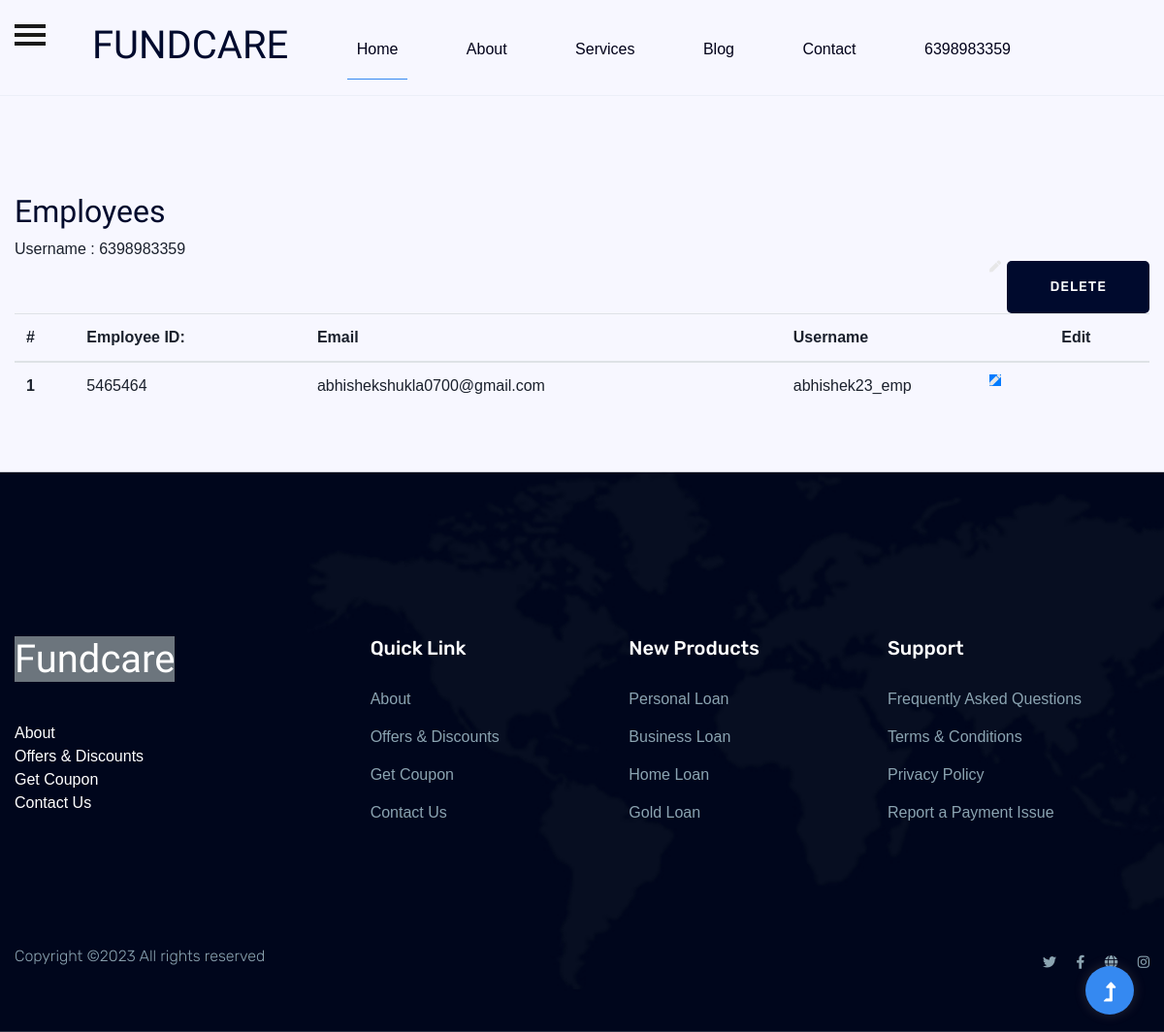
Page /dashboard/ (signed in) on the committed database.
### frenchise/models.py (models this page shows)
class frenchise_employee_register_model(models.Model):
    user = models.ForeignKey(User, on_delete=models.CASCADE)
    employee_id = models.IntegerField(default=123456)
    email = models.EmailField(null=False, blank=False, default= 'employee@gmail.com')
    name = models.CharField(max_length=100,blank=True)
    username = models.CharField(max_length=15,null=False, blank=False, default='Username')
    password = models.CharField(max_length=50)

### frenchise/views.py (the view)
# urls.py: path('dashboard/', dashboard, name= 'dashboard'),
@login_required
def dashboard(request):
    loginUser = request.user
    n = loginUser.username
    words = n.split()
    print(words)
    check = True
    print(len(n))
    if len(n) > 4:
        checkforemp  = n[-4:]
        if checkforemp == '_emp':
            check = False
    print(check)
    if loginUser.is_superuser:
        allUser = User.objects.all()
        users_without_emp = User.objects.exclude(username__endswith='_emp')
        return render(request,'frenchise/admin_dashboard.html',{'usersWithout':users_without_emp})
    if check:
        f_register = frenchise_register_model.objects.filter(user=request.user)
        e_register = frenchise_employee_register_model.objects.filter(user=request.user)
        return render(request, 'frenchise/frenchise_dashboard.html', {'e_register':e_register,'f_register':f_register})
    else:
        e_register = frenchise_employee_register_model.objects.filter(username=n)
        return render(request, 'frenchise/employesales.html', {'e_register': e_register})

### frenchise/templates/frenchise/frenchise_dashboard.html (shortened to what this page needs)
{% extends 'frenchise/base.html' %}
{% load static %}
{% block home-page %}
<main>
    <br>
    <br>
    <hr>
    <div id="wrapper">
             <div id="page-content-wrapper">
                 <button type="button" class="hamburger animated fadeInLeft is-closed" data-toggle="offcanvas">
                     <span class="hamb-top"></span>
                     <span class="hamb-middle"></span>
                     <span class="hamb-bottom"></span>
                 </button>
                 <div class="container">
                    <div class="row">
                        <div class="col-md-12">	<h2>Employees</h2> </div>
                    </div>
                    <div class="row">
                                        <div class="col-md-12">
                                            <div class="widget blank no-padding">
                                                <div class="panel panel-default work-progress-table">
                                                    <div class="panel-heading"> Username : {{request.user.username}}
                                                        <div class="dropdown rounded">
                                                            <button class="btn btn-danger pull-right"  data-title="Delete" data-toggle="modal" data-target="#delete"> Delete</button>
                                                        </div>
                                                    </div>
                                                      <i class="fa fa-pen fa-xs edit"></i>
                                                        <table class="table">
                                                            <thead>
                                                            <tr>
                                                                <th scope="col">#</th>
                                                                <th scope="col">Employee ID:</th>
                                                                <th scope="col">Email</th>
                                                                <th scope="col">Username</th>
                                                                <th>Edit</th>
                                                            </tr>
                                                            </thead>
                                                            <tbody>
                                                            {% for ad in e_register %}
                                                                <tr>
                                                                <th scope="row">{{forloop.counter}}</th>
                                                                <td>{{ad.employee_id}}</td>
                                                                <td>{{ad.email}}</td>
                                                                <td>{{ad.username}}</td>
                                                                <td><a href="{% url 'emp_details' empid=ad.id %}"><i class="fa fa-pen fa-xs edit bg-primary"></i></a></td>
                                                                </tr>
                                                        {% endfor %}
                                                            </tbody>
                                                            </table>
                                                </div>
                                            </div>
                                        </div>
                                    </div>
                </div>
             </div>
         </div>
{% endblock home-page %}

### frenchise/templates/frenchise/base.html (shortened to what this page needs)
<!doctype html>
{% load static %}
<html class="no-js" lang="zxx">
    <head>
            <link rel="stylesheet" href="{% static 'frenchise/css/bootstrap.min.css' %}">
            <link rel="stylesheet" href="{% static 'frenchise/css/owl.carousel.min.css' %}">
            <link rel="stylesheet" href="{% static 'frenchise/css/slicknav.css' %}" >
            <link rel="stylesheet" href="{% static 'frenchise/css/flaticon.css' %}">
            <link rel="stylesheet" href="{% static 'frenchise/css/animate.min.css' %}">
            <link rel="stylesheet" href="{% static 'frenchise/css/magnific-popup.css' %}">
            <link rel="stylesheet" href="{% static 'frenchise/css/fontawesome-all.min.css' %}">
            <link rel="stylesheet" href="{% static 'frenchise/css/themify-icons.css' %}">
            <link href="https://maxcdn.bootstrapcdn.com/font-awesome/4.7.0/css/font-awesome.min.css" rel="stylesheet">
            <link rel="stylesheet" href="{% static 'frenchise/css/slick.css' %}">
            <link rel="stylesheet" href="{% static 'frenchise/css/nice-select.css' %}">
            <link rel="stylesheet" href="{% static 'frenchise/css/style.css' %}">
    <link rel="stylesheet" href="https://cdnjs.cloudflare.com/ajax/libs/font-awesome/5.12.1/css/all.min.css">
 </head>
   <body>
<header>
    <div class="header-area header-transparent">
            <div class="main-header  header-sticky">
                <div class="container-fluid">
                    <div class="row align-items-center">
                        <div class="col-xl-2 col-lg-2 col-md-1">
                            <div class="logo ">
                                <a href="{% url 'home' %}"><h1>FUNDCARE</h1></a>
                            </div>
                        </div>
                        <div class="col-xl-10 col-lg-10 col-md-10">
                        <div class="menu-main d-flex align-items-center justify-content-end">
                            <div class="main-menu f-right d-none d-lg-block">
                                <nav>
                                    <ul id="navigation">
                                        <li class="active"><a href="{% url 'home' %}">Home</a></li>
                                        <li><a href="{% url 'about' %}">About</a></li>
                                        <li><a href="{% url 'services' %}">Services</a></li>
                                        <li><a href="{% url 'blog' %}">Blog</a>
                                        </li>
                                        <li><a href="{% url 'contact' %}">Contact</a></li>
                                        {% if request.user.is_authenticated %}
                                            <li><a href="#">{{ request.user.username|capfirst }}</a>
                                            </li>
                                        {% else %}
                                            <li><a href="{% url 'register' %}" class=""><i class="fa-light fa-user-plus"></i><small>Partner Dashboard</small> </a></li>
                                            <li><a href="{% url 'login' %}" class=""><i class="fa-light fa-user-plus"></i><small> Login </small> </a></li>
                                        {% endif %}
                                    </ul>
                                </nav>
                            </div>
                        </div>
                        </div>
                        <div class="col-12">
                        </div>
                    </div>
                </div>
            </div>
    </div>
</header>
{% block home-page %} {% endblock home-page %}
    <footer class="mt-5">
        <div class="footer-area">
            <div class="container-fluid">
               <div class="footer-top footer-padding">
                    <div class="row justify-content-between">
                        <div class="col-xl-3 col-lg-4 col-md-4 col-sm-6">
                            <div class="single-footer-caption mb-50">
                                <div class="single-footer-caption mb-30">
                                    <div class="footer-logo">
                                        <h1><a href="{% url 'home' %}" class="btn-secondary">Fundcare</a></h1>
                                    </div>
                                    <ul>
                                        <li><a href="#">About</a></li>
                                        <li><a href="#">Offers & Discounts</a></li>
                                        <li><a href="#">Get Coupon</a></li>
                                        <li><a href="#"> Contact Us</a></li>
                                    </ul>
                                </div>
                            </div>
                        </div>
                        <div class="col-xl-2 col-lg-2 col-md-4 col-sm-6">
                            <div class="single-footer-caption mb-50">
                                <div class="footer-tittle">
                                    <h4>Quick Link</h4>
                                    <ul>
                                        <li><a href="#">About</a></li>
                                        <li><a href="#">Offers & Discounts</a></li>
                                        <li><a href="#">Get Coupon</a></li>
                                        <li><a href="#"> Contact Us</a></li>
                                    </ul>
                                </div>
                            </div>
                        </div>
                        <div class="col-xl-2 col-lg-3 col-md-4 col-sm-6">
                            <div class="single-footer-caption mb-50">
                                <div class="footer-tittle">
                                    <h4>New Products</h4>
                                    <ul>
                                        <li><a href="#">Personal Loan</a></li>
                                        <li><a href="#">Business Loan</a></li>
                                        <li><a href="#">Home Loan</a></li>
                                        <li><a href="#">Gold Loan</a></li>
                                    </ul>
                                </div>
                            </div>
                        </div>
                        <div class="col-xl-3 col-lg-3 col-md-4 col-sm-6">
                            <div class="single-footer-caption mb-50">
                                <div class="footer-tittle">
                                    <h4>Support</h4>
                                    <ul>
                                        <li><a href="#">Frequently Asked Questions</a></li>
                                        <li><a href="#">Terms & Conditions</a></li>
                                        <li><a href="#"> Privacy Policy</a></li>
                                        <li><a href="#">Report a Payment Issue</a></li>
                                    </ul>
                                </div>
                            </div>
                        </div>
                    </div>
               </div>
                <div class="footer-bottom">
                    <div class="row d-flex justify-content-between align-items-center">
                        <div class="col-xl-9 col-lg-8">
                            <div class="footer-copy-right">
                                <p>
    Copyright &copy;<script>document.write(new Date().getFullYear());</script> All rights reserved
    </p>
                            </div>
                        </div>
                        <div class="col-xl-3 col-lg-4">
                            <div class="footer-social f-right">
                                <a href="#"><i class="fab fa-twitter"></i></a>
                                <a href="#"><i class="fab fa-facebook-f"></i></a>
                                <a href="#"><i class="fas fa-globe"></i></a>
                                <a href="#"><i class="fab fa-instagram"></i></a>
                            </div>
                        </div>
                    </div>
               </div>
            </div>
        </div>
    </footer>
    <div id="back-top" >
        <a title="Go to Top" href="#"> <i class="fas fa-level-up-alt"></i></a>
    </div>
    </body>
</html>

### rows in the picture
frenchise_employee_register_model: employee_id "5465464", email "abhishekshukla0700@gmail.com", username "abhishek23_emp"

### other values in the picture
{{ request.user.username|capfirst }} "6398983359"
{{ request.user.username }} "6398983359"
